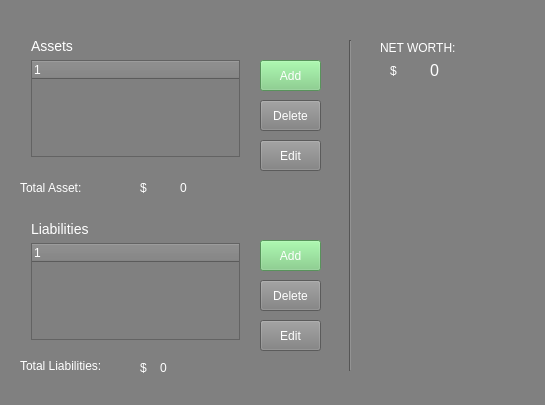
<?xml version="1.0" encoding="UTF-8"?>
<ui version="4.0">
 <class>Asset</class>
 <widget class="QWidget" name="Asset">
  <property name="geometry">
   <rect>
    <x>0</x>
    <y>0</y>
    <width>545</width>
    <height>405</height>
   </rect>
  </property>
  <property name="windowTitle">
   <string>MainWindow</string>
  </property>
  <property name="styleSheet">
   <string notr="true">background-color: grey;
color: white;</string>
  </property>
  <widget class="QWidget" name="centralWidget" native="true">
   <property name="geometry">
    <rect>
     <x>0</x>
     <y>0</y>
     <width>601</width>
     <height>401</height>
    </rect>
   </property>
   <widget class="QWidget" name="layoutWidget">
    <property name="geometry">
     <rect>
      <x>20</x>
      <y>27</y>
      <width>231</width>
      <height>141</height>
     </rect>
    </property>
    <layout class="QVBoxLayout" name="verticalLayout_2">
     <item>
      <widget class="QLabel" name="label">
       <property name="styleSheet">
        <string notr="true">font-size:14px;</string>
       </property>
       <property name="text">
        <string>Assets</string>
       </property>
      </widget>
     </item>
     <item>
      <widget class="QTreeWidget" name="treeWidget"/>
     </item>
    </layout>
   </widget>
   <widget class="QPushButton" name="pushButton_2">
    <property name="geometry">
     <rect>
      <x>260</x>
      <y>100</y>
      <width>61</width>
      <height>31</height>
     </rect>
    </property>
    <property name="text">
     <string>Delete</string>
    </property>
   </widget>
   <widget class="QPushButton" name="pushButton_3">
    <property name="geometry">
     <rect>
      <x>260</x>
      <y>140</y>
      <width>61</width>
      <height>31</height>
     </rect>
    </property>
    <property name="text">
     <string>Edit</string>
    </property>
   </widget>
   <widget class="QWidget" name="layoutWidget_4">
    <property name="geometry">
     <rect>
      <x>20</x>
      <y>210</y>
      <width>231</width>
      <height>141</height>
     </rect>
    </property>
    <layout class="QVBoxLayout" name="verticalLayout_6">
     <item>
      <widget class="QLabel" name="label_5">
       <property name="styleSheet">
        <string notr="true">font-size:14px;</string>
       </property>
       <property name="text">
        <string>Liabilities</string>
       </property>
      </widget>
     </item>
     <item>
      <widget class="QTreeWidget" name="treeWidget_LB"/>
     </item>
    </layout>
   </widget>
   <widget class="QLabel" name="label_9">
    <property name="geometry">
     <rect>
      <x>20</x>
      <y>355</y>
      <width>91</width>
      <height>21</height>
     </rect>
    </property>
    <property name="text">
     <string>Total Liabilities:</string>
    </property>
   </widget>
   <widget class="QLabel" name="label_8">
    <property name="geometry">
     <rect>
      <x>160</x>
      <y>360</y>
      <width>141</width>
      <height>16</height>
     </rect>
    </property>
    <property name="text">
     <string>0</string>
    </property>
   </widget>
   <widget class="QPushButton" name="pushButton_LBDelete">
    <property name="geometry">
     <rect>
      <x>260</x>
      <y>280</y>
      <width>61</width>
      <height>31</height>
     </rect>
    </property>
    <property name="text">
     <string>Delete</string>
    </property>
   </widget>
   <widget class="QPushButton" name="pushButton_LBEdit">
    <property name="geometry">
     <rect>
      <x>260</x>
      <y>320</y>
      <width>61</width>
      <height>31</height>
     </rect>
    </property>
    <property name="text">
     <string>Edit</string>
    </property>
   </widget>
   <widget class="QPushButton" name="pushButton_addLB">
    <property name="geometry">
     <rect>
      <x>260</x>
      <y>240</y>
      <width>61</width>
      <height>31</height>
     </rect>
    </property>
    <property name="styleSheet">
     <string notr="true">color:white;
background:#7bce80;</string>
    </property>
    <property name="text">
     <string>Add</string>
    </property>
   </widget>
   <widget class="QLabel" name="label_12">
    <property name="geometry">
     <rect>
      <x>140</x>
      <y>180</y>
      <width>16</width>
      <height>16</height>
     </rect>
    </property>
    <property name="text">
     <string>$</string>
    </property>
   </widget>
   <widget class="QLabel" name="label_13">
    <property name="geometry">
     <rect>
      <x>140</x>
      <y>360</y>
      <width>16</width>
      <height>16</height>
     </rect>
    </property>
    <property name="text">
     <string>$</string>
    </property>
   </widget>
   <widget class="Line" name="line">
    <property name="geometry">
     <rect>
      <x>340</x>
      <y>40</y>
      <width>20</width>
      <height>331</height>
     </rect>
    </property>
    <property name="orientation">
     <enum>Qt::Vertical</enum>
    </property>
   </widget>
   <widget class="QLabel" name="label_10">
    <property name="geometry">
     <rect>
      <x>380</x>
      <y>40</y>
      <width>81</width>
      <height>16</height>
     </rect>
    </property>
    <property name="text">
     <string>NET WORTH:</string>
    </property>
   </widget>
   <widget class="QLabel" name="label_11">
    <property name="geometry">
     <rect>
      <x>430</x>
      <y>60</y>
      <width>91</width>
      <height>21</height>
     </rect>
    </property>
    <property name="styleSheet">
     <string notr="true">font-size:16px;
</string>
    </property>
    <property name="text">
     <string>0</string>
    </property>
   </widget>
   <widget class="QPushButton" name="pushButton">
    <property name="geometry">
     <rect>
      <x>260</x>
      <y>60</y>
      <width>61</width>
      <height>31</height>
     </rect>
    </property>
    <property name="styleSheet">
     <string notr="true">color:white;
background:#7bce80;

</string>
    </property>
    <property name="text">
     <string>Add</string>
    </property>
   </widget>
   <widget class="QLabel" name="label_2">
    <property name="geometry">
     <rect>
      <x>390</x>
      <y>60</y>
      <width>21</width>
      <height>21</height>
     </rect>
    </property>
    <property name="text">
     <string>$</string>
    </property>
   </widget>
  </widget>
  <widget class="QMenuBar" name="menuBar">
   <property name="geometry">
    <rect>
     <x>0</x>
     <y>0</y>
     <width>318</width>
     <height>22</height>
    </rect>
   </property>
  </widget>
  <widget class="QToolBar" name="mainToolBar">
   <property name="geometry">
    <rect>
     <x>0</x>
     <y>0</y>
     <width>2</width>
     <height>13</height>
    </rect>
   </property>
  </widget>
  <widget class="QStatusBar" name="statusBar">
   <property name="geometry">
    <rect>
     <x>0</x>
     <y>0</y>
     <width>3</width>
     <height>27</height>
    </rect>
   </property>
  </widget>
  <widget class="QLabel" name="label_6">
   <property name="geometry">
    <rect>
     <x>20</x>
     <y>180</y>
     <width>81</width>
     <height>16</height>
    </rect>
   </property>
   <property name="text">
    <string>Total Asset:</string>
   </property>
  </widget>
  <widget class="QLabel" name="label_7">
   <property name="geometry">
    <rect>
     <x>180</x>
     <y>180</y>
     <width>131</width>
     <height>16</height>
    </rect>
   </property>
   <property name="text">
    <string>0</string>
   </property>
  </widget>
 </widget>
 <layoutdefault spacing="6" margin="11"/>
 <resources/>
 <connections/>
</ui>
